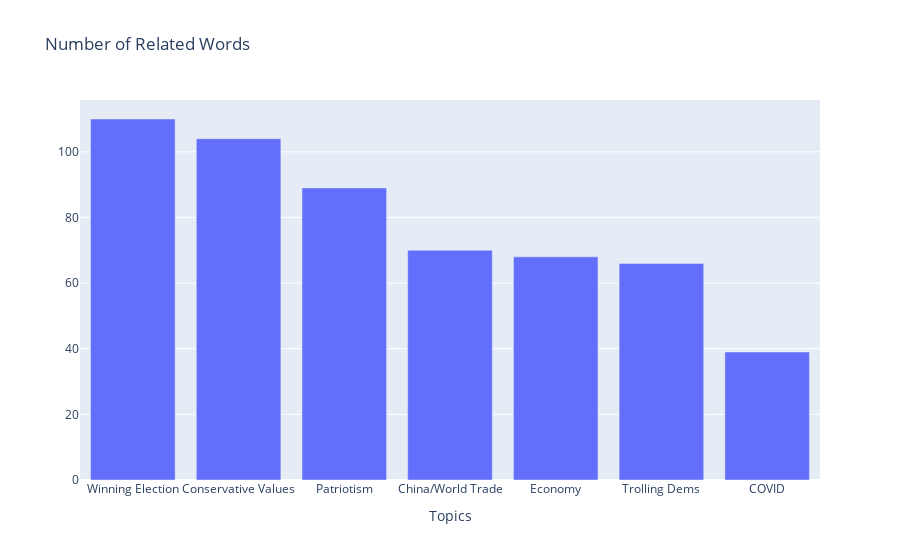

Notebook code for this chart:
### Code cell
fig_mi = px.bar(data_frame=df_topic_mi, x='Topics', y='Number of Related Words', title='Number of Related Words', labels={'Number of Related Words':''})
fig_mi.show();

### Figure 1 — Plotly figure (JSON) as saved in the notebook; plotly's stock layout.template omitted (floating-point values rounded to 4 significant figures)
{"data": [{"alignmentgroup": "True", "hovertemplate": "Topics=%{x}<br>=%{y}<extra></extra>", "legendgroup": "", "marker": {"color": "#636efa"}, "name": "", "offsetgroup": "", "orientation": "v", "showlegend": false, "textposition": "auto", "type": "bar", "x": ["Winning Election", "Conservative Values", "Patriotism", "China/World Trade", "Economy", "Trolling Dems", "COVID"], "xaxis": "x", "y": [110, 104, 89, 70, 68, 66, 39], "yaxis": "y"}], "layout": {"barmode": "relative", "legend": {"tracegroupgap": 0}, "title": {"text": "Number of Related Words"}, "xaxis": {"anchor": "y", "domain": [0, 1], "title": {"text": "Topics"}}, "yaxis": {"anchor": "x", "domain": [0, 1], "title": {"text": ""}}}}
